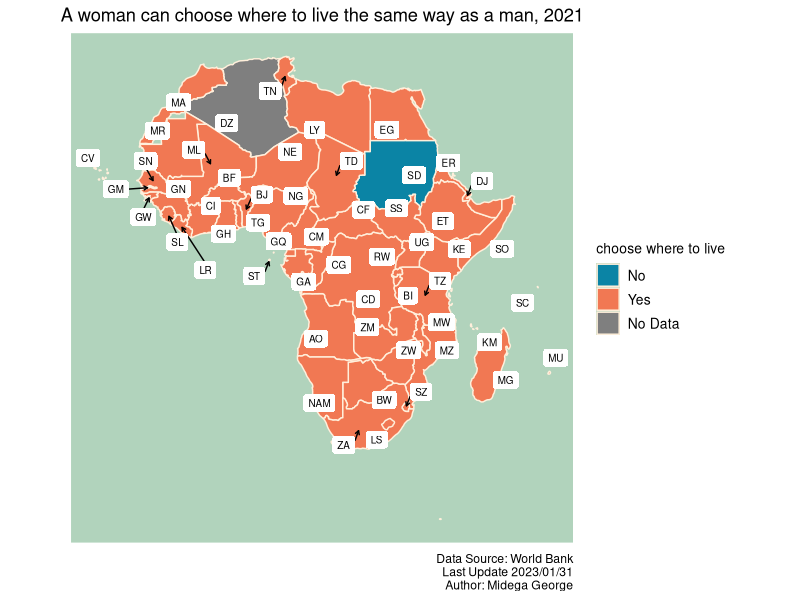
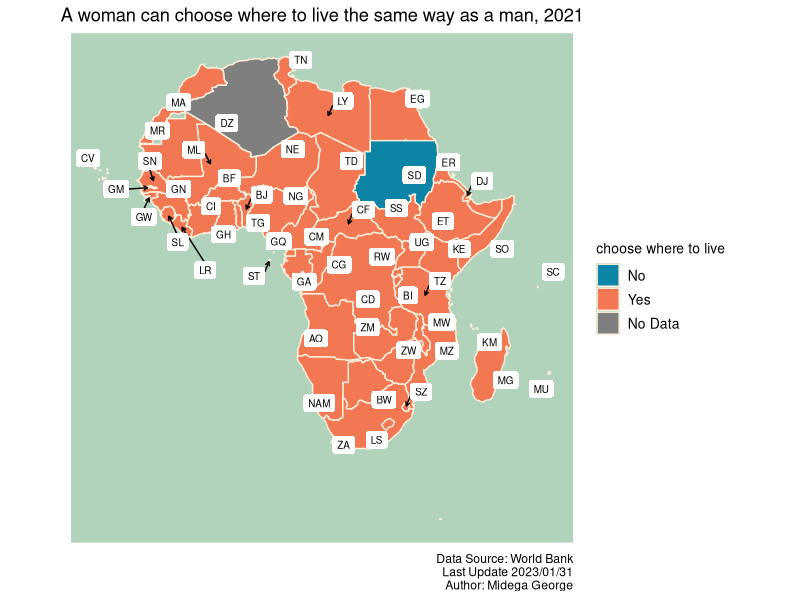

Write the R code that produced these figures, in order.
## ---- chunk 1
library(tidyverse, quietly=TRUE)
library(scales)


raw_data <- read.csv("yearly_progression.csv")[, -c(4)]
clean_1 <- raw_data %>%
  pivot_longer(cols=contains("..YR", ignore.case=FALSE), names_to="Year", 
               values_to="values") %>%
  rename(Region=Country.Name, `Region code`=Country.Code, 
         variables=Series.Name)%>%
  pivot_wider(., names_from=variables, values_from=values) %>%
  mutate(Year=str_sub(Year, 2, 5))%>%
  mutate_at(c('Year'), as.numeric)

equality1 <- clean_1[, 1:17]
health1 <- clean_1[, c(1:3, 18:22)]
visits1 <- clean_1[, c(1:3, 23:26, 32)]
purchases1 <- clean_1[, c(1:3, 27:31)]
participation1 <- clean_1[, c(34:40)]
## ---- chunk 2
recode.names <- c("Region", "Region code", "Year",  "apply for passport", 
                  "be head of household", "choose where to live", 
                  "get a job", "obtain a judgment of divorce", 
                  "open a bank account", "register a business", 
                  "sign a contract", "travel outside her home", 
                  "travel outside the country", "work at night", 
                  "work in job deemed dangerous", 
                  "work in an industrial job", "remarry")

colnames(equality1) <- recode.names
equality1[is.na(equality1)] = 3

equality <- equality1 %>%
  pivot_longer(cols=recode.names[4:17], names_to="Opinion", 
               values_to="Response") %>%
  mutate(across(c(Response), factor))
## ---- chunk 3
# Selecting only African Continents
continents <- read.csv("africa_clean_coords.csv")
africa_countries <- continents %>%
  filter(Continent == "Africa")

africa_map <- map_data("world", region=africa_countries$Country)


# Filter Data to Plot
all_response <- equality %>%
  filter(Year==2021, Opinion=="choose where to live")

# Data to Plot
plot_response <- africa_map %>%
  left_join(all_response, by=c("region"="Region"))

# Labels to use

country_labels <- africa_countries %>%
  left_join(plot_response, by=c("Country"="region")) %>%
  distinct(Country, .keep_all=TRUE) %>%
  select(-c("long", "lat")) %>%
  rename(lat=latitude, long=longitude)

# Map Plot

ggplot(plot_response, aes(x=long, y=lat, group=group))+
  coord_fixed(1)+
  geom_polygon(aes(fill=Response), color="#ffefdb")+
  scale_fill_manual(values=c("#0b84a5", "#f17853", "#ffb600"), 
                    labels=(c("No", "Yes", "No Data")), 
                    name=unique(all_response$Opinion)) +
  labs(title=paste0("A woman can ", {unique(all_response$Opinion)}, 
                    " the same way as a man, ", {unique(all_response$Year)}), 
       caption=paste0("Data Source: World Bank\n", "Last Update 2023/01/31\n", 
                      "Author: Midega George")) +
  ggrepel::geom_label_repel(aes(label= country_code), data= country_labels, 
                            size=2.5, max.overlaps = 25, label.size=0, 
                            arrow=arrow(length=unit(0.1, 'cm'))) +
  theme(axis.text=element_blank(),
        axis.ticks=element_blank(),
        axis.title=element_blank(),
        rect=element_blank(),
        axis.line = element_blank(),
        panel.border = element_blank(),
        panel.grid = element_blank(),
        panel.background = element_rect(fill = "#b1d3bc"),
        plot.title = element_text(hjust = 0.5),
        legend.position="right", legend.title=element_text(size=10), 
        legend.text=element_text(size=10))

ggsave("plots/live.png", bg="white", width=8)
